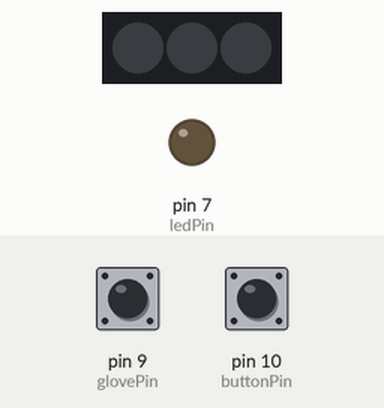
Recording of a sketch running on a simulated Arduino Uno, built with avr-gcc and run on an emulated ATmega328P. Parts: 3 RGB LEDs in strip order, left to right, output pins drawn as LEDs (lit = HIGH). Dashed ring = blinking. Inputs (shaded band) come from the test bench; at power-on: pin 9 (glovePin) HIGH, pin 10 (buttonPin) HIGH.

Above: at 1.4 s.
1.5 s: pin 9 (glovePin) pulled LOW for 0.35 s
At 1.67 s:
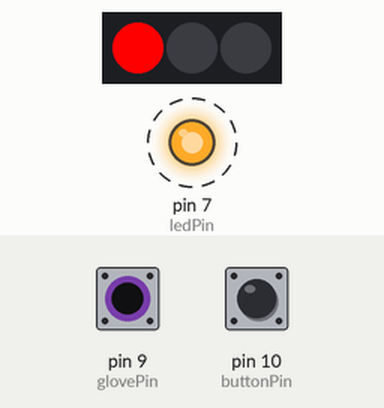
4.5 s: pin 10 (buttonPin) pulled LOW for 1 s
At 4.53 s:
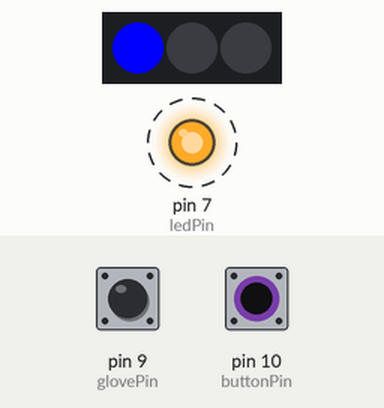
7.5 s: pin 10 (buttonPin) pulled LOW for 3.2 s
At 7.65 s:
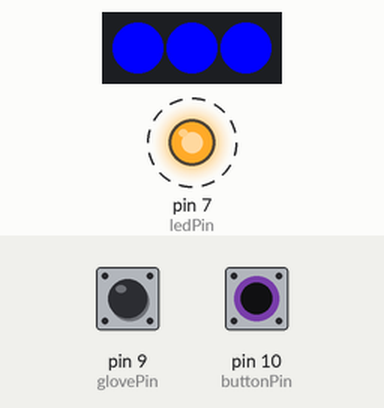
12.2 s: pin 9 (glovePin) pulled LOW for 3.2 s
At 12.63 s:
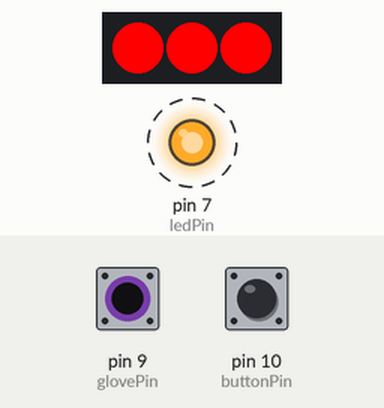
16.9 s: pin 9 (glovePin) driven LOW and pin 10 (buttonPin) driven LOW
At 17.36 s:
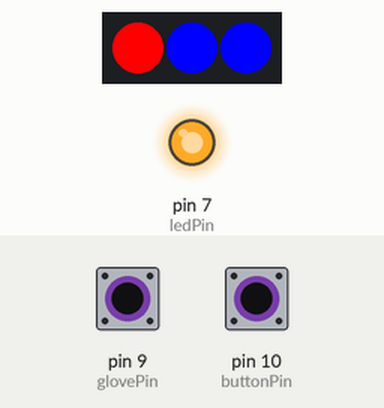
Timing chart, 0 to 20.9 s (numbered marks = the images above; inputs shaded):
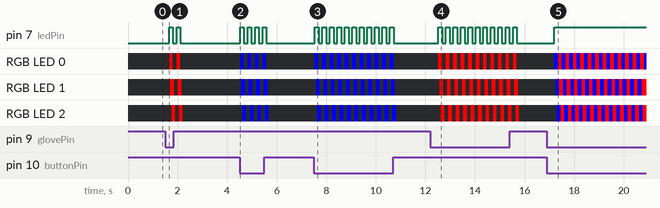

Measured:
- after the input at 1.5 s, pin 7 (ledPin): alternates HIGH for 0.15 s and LOW for 0.15 s, 4 changes in all, then stays LOW, starting after 0.16 s; RGB LED 0: alternates RGB(255, 0, 0) for 0.15 s and off for 0.15 s, 4 changes in all, then stays off, starting after 0.16 s
- after the input at 4.5 s, pin 7 (ledPin): alternates HIGH for 0.15 s and LOW for 0.15 s, 8 changes in all, then stays LOW, starting at once; RGB LED 0: alternates RGB(0, 0, 255) for 0.15 s and off for 0.15 s, 8 changes in all, then stays off, starting at once
- after the input at 7.5 s, pin 7 (ledPin): alternates HIGH for 0.15 s and LOW for 0.15 s, 22 changes in all, then stays LOW, starting at once; RGB LED 0: alternates RGB(0, 0, 255) for 0.15 s and off for 0.15 s, 22 changes in all, then stays off, starting at once
- after the input at 12.2 s, pin 7 (ledPin): alternates HIGH for 0.15 s and LOW for 0.15 s, 22 changes in all, then stays LOW, starting after 0.32 s; RGB LED 0: alternates RGB(255, 0, 0) for 0.15 s and off for 0.15 s, 22 changes in all, then stays off, starting after 0.32 s
- after the input at 16.9 s, pin 7 (ledPin): LOW → HIGH after 0.30 s; RGB LED 0: alternates RGB(255, 0, 0) for 0.15 s and RGB(0, 0, 255) for 0.15 s, starting after 0.30 s

The sketch:

CAGC_button_2.ino
```cpp
//#include <Keyboard.h>

#include <Adafruit_NeoPixel.h>
#include <avr/power.h>

/*
This is code that I use in my class Costumes as Game Controllers to teach building switches using Adafruit's FLORA.
It's a mash up of the following examples:

    DigitalInputPull example on the Arduino IDE.
    Arduino Debounce Tutorial http://arduino.cc/en/Tutorial/Debounce
    Arduino Mouse Keyboard http://arduino.cc/en/Reference/MouseKeyboard
 */

// constants won't change. They're used here to
// set pin numbers:
const int buttonPin = 10;     // the number of the pushbutton pin
const int ledPin =  7;      // the number of the LED pin
const int glovePin = 9;     // the number of the glove pin
const int neopixelPin = 12;  //the number of the neopixel pin

Adafruit_NeoPixel strip = Adafruit_NeoPixel(3, neopixelPin, NEO_GRB + NEO_KHZ800);

// variables will change:
int buttonState = 0;         // variable for reading the pushbutton status
//int lastButtonState = 0;   //FOR DEBOUNCING

int gloveState = 0;         // variable for reading the glovebutton status
//int lastGloveState = 0;   //FOR DEBOUNCING

void setup() {
  // initialize the LED pin as an output:
  pinMode(ledPin, OUTPUT);
  // initialize the pushbutton pin as an input:
  pinMode(buttonPin, INPUT_PULLUP);
    // initialize the glovebutton pin as an input:
  pinMode(glovePin, INPUT_PULLUP);
    // start neopixels
  strip.begin();
  strip.show(); // Initialize all pixels to 'off'
 // Keyboard.begin(); // FOR KEYBOARD STROKE
}

void loop(){
  // read the state of the pushbutton value:
  buttonState = digitalRead(buttonPin);

    // read the state of the glovebutton value:
  gloveState = digitalRead(glovePin);


  // check if the pushbutton is pressed.
  // if it is, the buttonState is LOW:
  if (buttonState == LOW) {
  //if (buttonState == LOW && lastButtonState == LOW) {  //FOR DEBOUNCING
    // turn LED on:
   //  Keyboard.press(' '); //FOR KEYBOARD STROKE
    digitalWrite(ledPin, HIGH);
    colorWipe(strip.Color(0, 0, 255), 50); // Blue
  }
  else {
    // turn LED off:
   // Keyboard.release(' ');//FOR KEYBOARD STROKE
    digitalWrite(ledPin, LOW);
    colorWipe(strip.Color(0, 0, 0), 50); // Blue
  }
  //  lastButtonState = buttonState; ///FOR DEBOUNCING


  // check if the glovebutton is pressed.
  // if it is, the gloveState is LOW:
  if (gloveState == LOW) {
  //if (gloveState == LOW && lastGloveState == LOW) {  //FOR DEBOUNCING
    // turn LED on:
   //  Keyboard.press('a'); //FOR KEYBOARD STROKE
    digitalWrite(ledPin, HIGH);
    colorWipe(strip.Color(255, 0, 0), 50); // Blue
  }
  else {
    // turn LED off:
   // Keyboard.release('a');//FOR KEYBOARD STROKE
    digitalWrite(ledPin, LOW);
      colorWipe(strip.Color(0, 0, 0), 50); // Blue
  }
  //  lastGloveState = gloveState; ///FOR DEBOUNCING
}


//////////NEOPIXEL FUNCTIONS////////////////
// Fill the dots one after the other with a color
void colorWipe(uint32_t c, uint8_t wait) {
  for(uint16_t i=0; i<strip.numPixels(); i++) {
      strip.setPixelColor(i, c);
      strip.show();
      delay(wait);
  }
}
```
